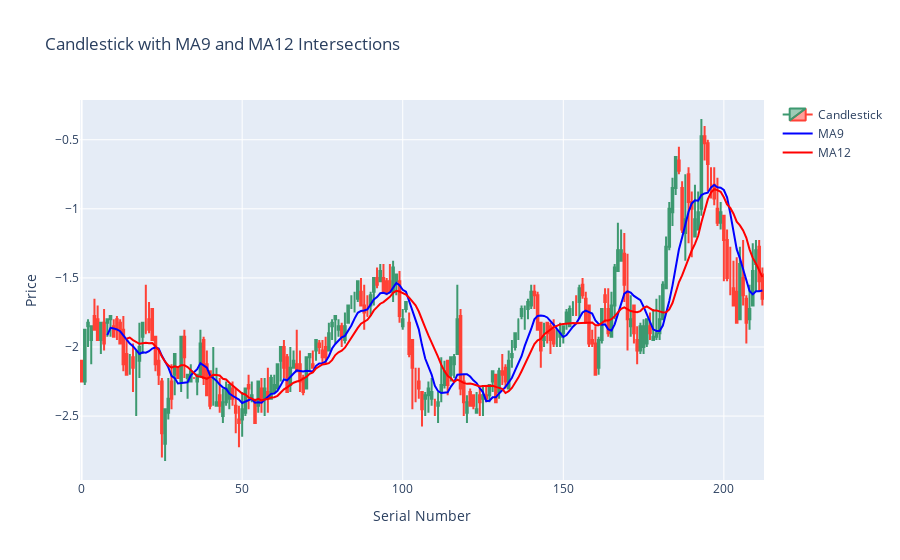

Notebook source saved alongside this figure:
### Code cell
import pandas as pd
import plotly.graph_objects as go

# Load data
df = pd.read_csv('/workspaces/Futures-First/BackTest/data/LE Feb25-Apr25 Calendar_Daily.csv')
df['Date'] = pd.to_datetime(df['Date'])

# Create a Serial Number column
df['Serial'] = range(len(df))

# Calculate Moving Averages
df['MA9'] = df['Close'].rolling(window=9).mean()
df['MA12'] = df['Close'].rolling(window=15).mean()

# Initialize variables
positions = []  # To keep track of open positions
trades = []     # To record completed trades
position = None # Current position (None, 'long', 'short')
entry_price = None
tick_size = 0.001

# Iterate over DataFrame to backtest strategy
for i in range(1, len(df)):
    # Check for crossing points (sign change in the difference)
    if df['MA9'][i] > df['MA12'][i] and df['MA9'][i-1] <= df['MA12'][i-1]:  # MA9 crosses above MA12
        if position == 'short':  # Close short position
            profit = (entry_price - df['Close'][i]) / tick_size
            trades.append(profit)
            position = None
        position = 'long'
        entry_price = df['Close'][i]
    elif df['MA9'][i] < df['MA12'][i] and df['MA9'][i-1] >= df['MA12'][i-1]:  # MA9 crosses below MA12
        if position == 'long':  # Close long position
            profit = (df['Close'][i] - entry_price) / tick_size
            trades.append(profit)
            position = None
        position = 'short'
        entry_price = df['Close'][i]

    # Check for trend-breaking moves
    if position == 'long' and df['Close'][i] < entry_price - tick_size:
        profit = (df['Close'][i] - entry_price) / tick_size
        trades.append(profit)
        position = None
    elif position == 'short' and df['Close'][i] > entry_price + tick_size:
        profit = (entry_price - df['Close'][i]) / tick_size
        trades.append(profit)
        position = None

# Calculate total profit
total_profit = sum(trades)

# Create Candlestick Chart
fig = go.Figure(data=[go.Candlestick(x=df['Serial'],
                                     open=df['Open'],
                                     high=df['High'],
                                     low=df['Low'],
                                     close=df['Close'],
                                     name='Candlestick')])

# Add MA9 and MA12 to the chart
fig.add_trace(go.Scatter(x=df['Serial'], y=df['MA9'], mode='lines', name='MA9', line=dict(color='blue')))
fig.add_trace(go.Scatter(x=df['Serial'], y=df['MA12'], mode='lines', name='MA12', line=dict(color='red')))

# Update layout
fig.update_layout(title='Candlestick with MA9 and MA12 Intersections',
                  xaxis_title='Serial Number',
                  yaxis_title='Price',
                  xaxis_rangeslider_visible=False)

# Show interactive plot
fig.show()

# Print total profit
print(f"Total Profit: {total_profit} ticks")

### Figure 1 — Plotly figure (JSON) as saved in the notebook; plotly's stock layout.template omitted (floating-point values rounded to 4 significant figures; data arrays with more than 128 entries replaced by an {"elided": "..."} marker saying what was removed)
{"data": [{"close": {"elided": "213 float values"}, "high": {"elided": "213 float values"}, "low": {"elided": "213 float values"}, "name": "Candlestick", "open": {"elided": "213 float values"}, "type": "candlestick", "x": {"elided": "213 int values"}}, {"line": {"color": "blue"}, "mode": "lines", "name": "MA9", "type": "scatter", "x": {"elided": "213 int values"}, "y": {"elided": "213 float values"}}, {"line": {"color": "red"}, "mode": "lines", "name": "MA12", "type": "scatter", "x": {"elided": "213 int values"}, "y": {"elided": "213 float values"}}], "layout": {"title": {"text": "Candlestick with MA9 and MA12 Intersections"}, "xaxis": {"rangeslider": {"visible": false}, "title": {"text": "Serial Number"}}, "yaxis": {"title": {"text": "Price"}}}}
